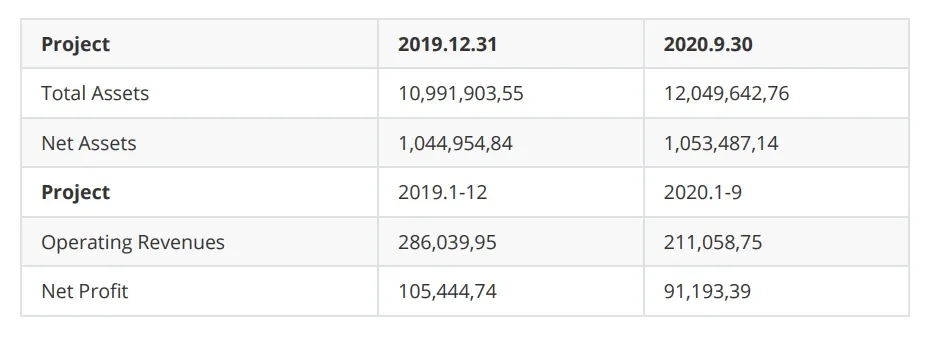
#> input picture Development/imageTest/einfach_table.jpg, 941 x 347 px, found by its file name
$ python find_contors.py
#> lines starting #> are read from the running program, lines starting #| are printed output that depends on the picture; after the words box and inside, x2 and y2 are one past the last pixel; in counts of white or black regions, pixels touching at a corner belong together
### Development/Arbeitbreich/tilt_correction.py

### Neigungskorrektur durch Horizonalenerkennung
### bei rotating ist Scanverzerrung ignorriert.

'''
- main function ---> TiltCorrection(path)
  - in this function at first call the function LSDGetLines in get_linien to mark the lines
  - then call the function GetAngle()
  - then call the function ImageRotate()

  - input    ---  the path of the image we want to tilt correct
  - return1  ---  the tilt corrected image ---> is used for ROI and Tesseract
  - return2  ---  the tilt corrected white image ---> is uesd for get ROI location


- Schritte:
  - get the locations of lines
  - correct the picture by calculating the average deflection angle of all lines with deflection angles within +-45 degrees
'''

import cv2
import numpy as np
import math
from get_linien import LSDGetLines


def GetAngle(lines):

    '''
    input     ---    list of the locations of lines, form [[x0,y0,x1,y1],[x2,y2,x3,y3],[...],[...],...]
    output    ---    angle_average of horizonal lines

    '''

    angle_list = []

    for line in lines:
        x1, y1, x2, y2 = line[0]

        if x1 == x2 or y1 == y2:
            continue
        else:
            t = float(y2-y1)/(x2-x1)
            rotate_angle = math.degrees(math.atan(t))
            #angle_list.append(rotate_angle)
            #print(angle_list)

            '''
            # dabei können nur die gegen den Uhrzeigersinn geneigte Bilder korrigiert werden.
            if rotate_angle < 0:
                angle_list.append(rotate_angle)
            else:
                rotate_angle1 = -(90 - rotate_angle)
                angle_list.append(rotate_angle1)
            '''

            # dabei können nur die Bilder mit Neigungswinkeln innerhalb von +-45 Grad korrigiert werden.

            angle_list.append(rotate_angle)

    if len(angle_list) == 0:
        # print('Das Bild ist korrekt.')
        angle_average = 0
    else:
        angle_list_45 = [angle_list[i] for i in range(len(angle_list)) if abs(angle_list[i])< 45] # list for angle < +-45
        #print(angle_list_45)
        #print(angle_list)

        if len(angle_list_45) == 0: # if no abs(anlge) < 45
            angle_average = sum(angle_list)/len(angle_list)  # in this way can correct the table when only vertikal line get
        else:
            angle_average = sum(angle_list_45)/len(angle_list_45)


    if __name__ == '__main__':
        print(angle_average)
        # print(angle_list)
    return angle_average


def ImageRotate(image, angle):

    '''
    input   ---  image: the image we want to rotate
    input   ---  angle: rotate anglel
    return  ---  the rotated image

    '''

    # get the shape of the image and then determine the rotate center

    h, w = image.shape[0:2]
    center_X, center_Y = w // 2, h // 2

    # make the rotation matrix
    M = cv2.getRotationMatrix2D((center_X, center_Y), angle, 1.0)

    # adaptive image border size
    cos = np.abs(M[0, 0])
    sin = np.abs(M[0, 1])

    # compute the new bounding dimensions of the image
    new_w = int((h * sin) + (w * cos))
    new_h = int((h * cos) + (w * sin))

    # adjust the rotation matrix to take into account translation
    M[0, 2] += (new_w / 2) - center_X
    M[1, 2] += (new_h / 2) - center_Y


    # perform the actual rotation and return the image
    # borderValue
    image_rotate = cv2.warpAffine(image, M, (new_w, new_h), borderValue=(255,255,255))
    return image_rotate
    # borderValue default（0, 0 , 0）
    # return cv2.warpAffine(image, M, (nW, nH))


def TiltCorrection(path):

    '''
    input  --- the path of the image we want to tilt correct
    return --- the tilt corrected image

    '''
#> called with path = 'Development\\imageTest\\einfach_table.jpg'

    gray_image = cv2.imread(path, 0)
#> gray_image: shape (347, 941); min 37, max 255, mean 246.2

    if __name__ == '__main__':
        cv2.imshow('original',gray_image)
        cv2.waitKey()

    lines, white_image = LSDGetLines(gray_image, 20)

    angle = GetAngle(lines)
    image_rotate_cor = ImageRotate(gray_image, angle)
    white_image_cor = ImageRotate(white_image, angle)


    if __name__ == '__main__':
        cv2.imshow('white_cor',white_image_cor)
        cv2.imshow('orig_cor', image_rotate_cor)
        cv2.waitKey()

    return image_rotate_cor, white_image_cor


# [2 lines that do not run on import are left out]
    # [4 lines of commented-out code are left out]


### Development/Arbeitbreich/get_linien.py

'''

- it is the first two steps
  - color image to gray image
  - lines mark by LSD

- input is a gray image
- output1 is the lines on it
- output2 is a new white image, on it is the lines of color image, location to location

'''

import cv2
import numpy as np
import matplotlib.pyplot as plt


def LSDGetLines(img, long_size):
    '''
    input - img             --- gray image
    input - long_size       --- min-long of the line
    return - dlines_long    --- dlines_long ---> a list for long lines in the image
    return - white_image    --- is a gray image

    '''
#> called with long_size = 20

    white_image = np.ones((img.shape[0], img.shape[1], 1))*255

    lsd = cv2.createLineSegmentDetector(0, scale=1)
    dlines = lsd.detect(img)

    dlines_long = []

    for dline in dlines[0]:
        x0 = int(round(dline[0][0]))
        y0 = int(round(dline[0][1]))
        x1 = int(round(dline[0][2]))
        y1 = int(round(dline[0][3]))

        long = (y1-y0)*(y1-y0)+(x1-x0)*(x1-x0)
        if long >= long_size*long_size:
            cv2.line(white_image, (x0, y0), (x1, y1), color = 0, thickness = 3, lineType = cv2.LINE_AA)
            # the vorteil big thickness:
            # Draw a thick line to make two adjacent lines merge into one.
            # It can be seen here that there may be black dot noise in the center of the line when thickness small
            # which should be removed
            # But it will cause the intersection point to shift
            dlines_long.append(dline)
#> this loop made 279 passes
#> (dline, x0, y0, x1, y1, long) on passes 1 to 3: ([[695.3, 297.5, 695.4, 286.5]], 695, 298, 695, 286, 144), ([[411.6, 188.5, 411.9, 195.6]], 412, 188, 412, 196, 64), ([[697.8, 196.5, 697.6, 187.5]], 698, 197, 698, 187, 100)
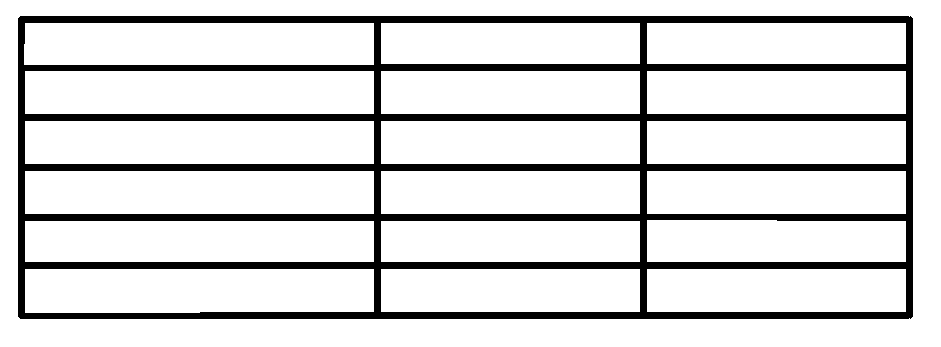
#> white_image: shape (347, 941, 1) float64; 84.6% white; 1 black region, box (x1, y1, x2, y2) and area: (18, 16, 913, 319) 50278
#> after the loop, dlines_long = 76 items, first 6: [[19.5, 315.5, 19.5, 18.5]], [[906.5, 68.5, 645.5, 68.5]], [[22.5, 215.5, 375.5, 215.5]], [[375.5, 68.5, 22.5, 68.5]], [[641.5, 68.5, 379.5, 68.5]], [[909.5, 18.5, 909.5, 315.5]]

    if __name__ == '__main__':
        #cv2.imshow('', white_image)
        #cv2.waitKey()
        plt.imshow(white_image, cmap = 'gray')
        plt.xticks([]),plt.yticks([])
        plt.show()

    if len(dlines_long) == 0:
        print('no table here')

    return dlines_long, white_image

# [10 lines that do not run on import are left out]

### Development/Arbeitbreich/find_contors.py
# https://blog.csdn.net/weixin_43869605/article/details/119921444?spm=1001.2101.3001.6661.1&utm_medium=distribute.pc_relevant_t0.none-task-blog-2%7Edefault%7ECTRLIST%7Edefault-1-119921444-blog-99675967.pc_relevant_scanpaymentv1&depth_1-utm_source=distribute.pc_relevant_t0.none-task-blog-2%7Edefault%7ECTRLIST%7Edefault-1-119921444-blog-99675967.pc_relevant_scanpaymentv1&utm_relevant_index=1

# https://wenku.baidu.com/view/a5ccf309de36a32d7375a417866fb84ae45cc3ca.html
# https://www.freesion.com/article/9470170204/
import cv2
from tilt_correction import TiltCorrection
import numpy as np
img1, img2 = TiltCorrection(r'Development\imageTest\einfach_table.jpg')
#> in TiltCorrection, `lines, white_image = LSDGetLines(gray_image, 20)`: lines has the same summary as dlines_long in LSDGetLines
#> the loop in GetAngle, `for line in lines:` made 76 passes
#> (x1, y1, x2, y2, t, rotate_angle) on passes 36, 46: (906.5, 217.5, 645.5, 217.5, 1.7e-05, 0.000975), (22.5, 314.5, 375.5, 314.5, -9.34e-06, -0.000535)
#> in ImageRotate, `image_rotate = cv2.warpAffine(image, M, (new_w, new_h), borderValue=(2..`:
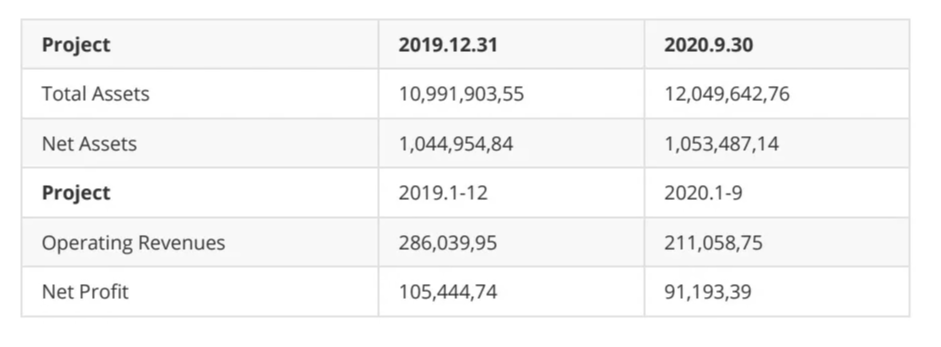
#> image_rotate: shape (347, 941); min 46, max 255, mean 246.2
#> call 2 of ImageRotate, with angle = 0.000206
#> in ImageRotate (call 2), `image_rotate = cv2.warpAffine(image, M, (new_w, new_h), borderValue=(2..`:
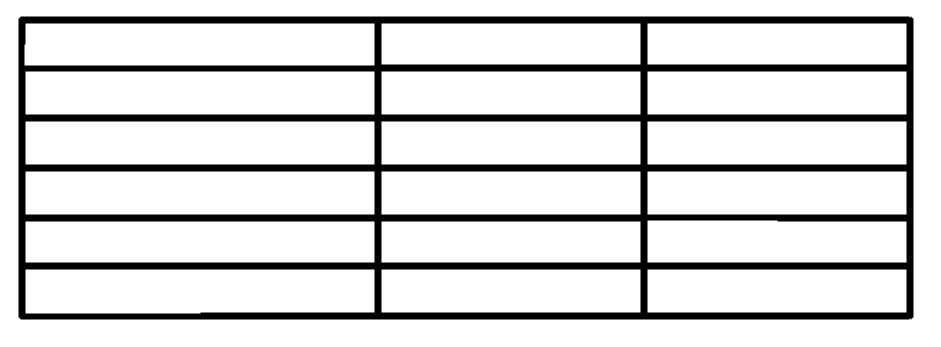
#> image_rotate: shape (347, 941) float64; min 0, max 255, mean 215.7
ret,img2 = cv2.threshold(img2, 127, 255, cv2.THRESH_BINARY)
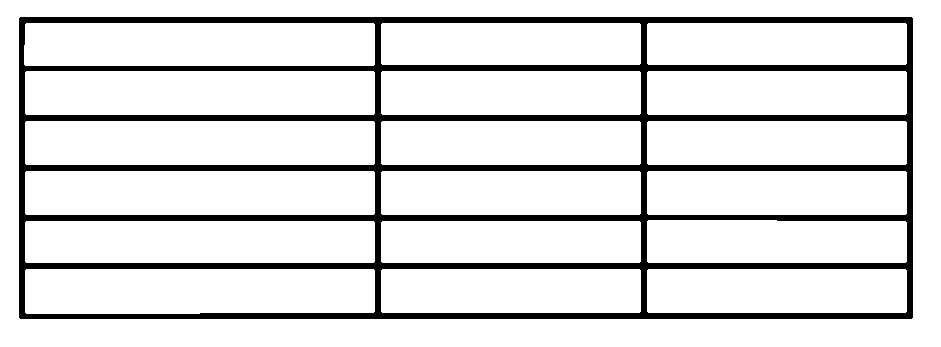
#> img2: shape (347, 941) float64; 86.8% white; 1 black region, box (x1, y1, x2, y2) and area: (19, 17, 913, 319) 43180
img2 = img2.astype(np.uint8)
contours,h = cv2.findContours(img2, cv2.RETR_LIST, cv2.CHAIN_APPROX_SIMPLE)
n=len(contours)       #轮廓个数
contoursImg=[]
for i in range(n):
    length = cv2.arcLength(contours[i], True)  #获取轮廓长度
    area = cv2.contourArea(contours[i])        #获取轮廓面积
    print('length['+str(i)+']长度=',length)
    print("contours["+str(i)+"]面积=",area)
    temp=np.zeros(img2.shape,np.uint8) #生成黑背景
    contoursImg.append(temp)
    contoursImg[i]=cv2.drawContours(contoursImg[i],contours,i,(255,255,255), 3)  #绘制轮廓
    cv2.imshow("contours[" + str(i)+"]",contoursImg[i])   #显示轮廓
#> this loop made 20 passes
#> (printed output is left out)
#> pass 1, `cv2.imshow("contours[" + str(i)+"]",contoursImg[i])`:
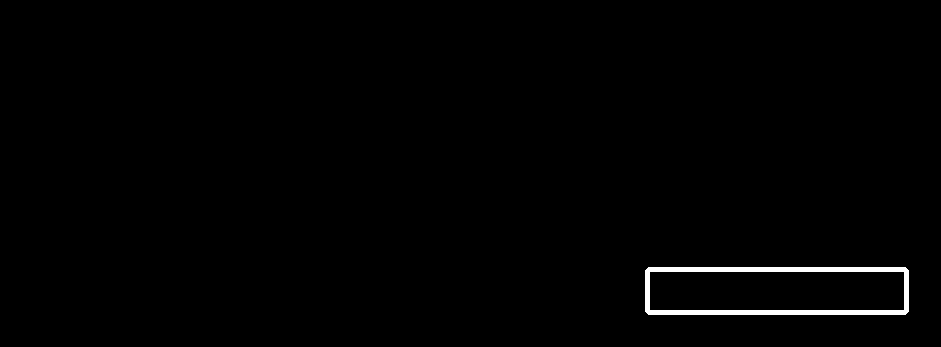
#> window 'contours[0]': shape (347, 941); 0.92% white; 1 white region, box (x1, y1, x2, y2) and area: (645, 267, 909, 315) 2996
#> pass 2, `cv2.imshow("contours[" + str(i)+"]",contoursImg[i])`:
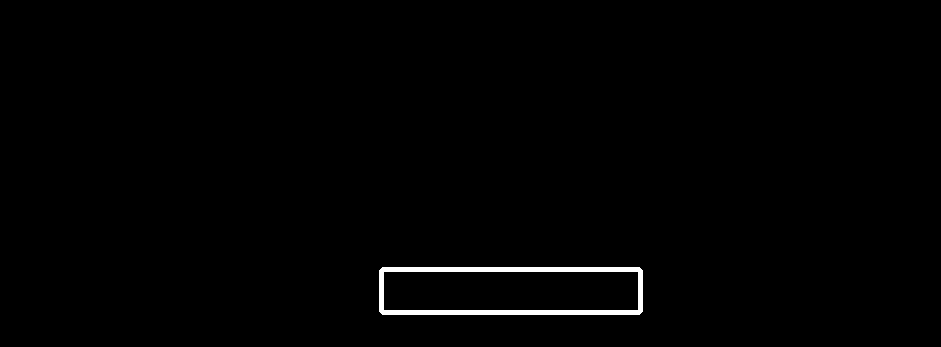
#> window 'contours[1]': shape (347, 941); 0.92% white; 1 white region, box (x1, y1, x2, y2) and area: (379, 267, 643, 315) 2996
cv2.waitKey()
cv2.destroyAllWindows()

cv2.imshow('',img2)
cv2.waitKey()
